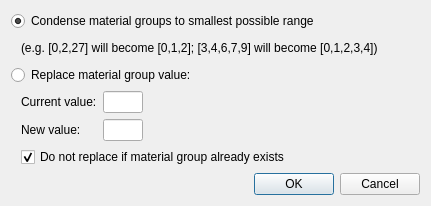
<?xml version="1.0" encoding="UTF-8"?>
<ui version="4.0">
 <class>MeshValueEdit</class>
 <widget class="QDialog" name="MeshValueEdit">
  <property name="geometry">
   <rect>
    <x>0</x>
    <y>0</y>
    <width>431</width>
    <height>206</height>
   </rect>
  </property>
  <property name="windowTitle">
   <string>Dialog</string>
  </property>
  <layout class="QVBoxLayout" name="verticalLayout">
   <item>
    <widget class="QRadioButton" name="condenseButton">
     <property name="text">
      <string>Condense material groups to smallest possible range</string>
     </property>
     <property name="checked">
      <bool>true</bool>
     </property>
    </widget>
   </item>
   <item>
    <layout class="QGridLayout" name="gridLayout_2">
     <item row="0" column="1">
      <widget class="QLabel" name="label_example">
       <property name="text">
        <string>(e.g. [0,2,27] will become [0,1,2]; [3,4,6,7,9] will become [0,1,2,3,4])</string>
       </property>
      </widget>
     </item>
     <item row="0" column="0">
      <spacer name="horizontalSpacer_5">
       <property name="orientation">
        <enum>Qt::Horizontal</enum>
       </property>
       <property name="sizeType">
        <enum>QSizePolicy::Fixed</enum>
       </property>
       <property name="sizeHint" stdset="0">
        <size>
         <width>10</width>
         <height>20</height>
        </size>
       </property>
      </spacer>
     </item>
     <item row="0" column="2">
      <spacer name="horizontalSpacer_6">
       <property name="orientation">
        <enum>Qt::Horizontal</enum>
       </property>
       <property name="sizeHint" stdset="0">
        <size>
         <width>40</width>
         <height>20</height>
        </size>
       </property>
      </spacer>
     </item>
    </layout>
   </item>
   <item>
    <widget class="QRadioButton" name="replaceButton">
     <property name="text">
      <string>Replace material group value:</string>
     </property>
    </widget>
   </item>
   <item>
    <layout class="QGridLayout" name="gridLayout">
     <item row="1" column="2">
      <widget class="QLineEdit" name="edit_new_value">
       <property name="sizePolicy">
        <sizepolicy hsizetype="Fixed" vsizetype="Fixed">
         <horstretch>0</horstretch>
         <verstretch>0</verstretch>
        </sizepolicy>
       </property>
       <property name="minimumSize">
        <size>
         <width>0</width>
         <height>0</height>
        </size>
       </property>
       <property name="maximumSize">
        <size>
         <width>40</width>
         <height>16777215</height>
        </size>
       </property>
       <property name="baseSize">
        <size>
         <width>0</width>
         <height>0</height>
        </size>
       </property>
       <property name="maxLength">
        <number>5</number>
       </property>
      </widget>
     </item>
     <item row="0" column="3">
      <spacer name="horizontalSpacer">
       <property name="orientation">
        <enum>Qt::Horizontal</enum>
       </property>
       <property name="sizeHint" stdset="0">
        <size>
         <width>40</width>
         <height>20</height>
        </size>
       </property>
      </spacer>
     </item>
     <item row="0" column="0">
      <spacer name="horizontalSpacer_3">
       <property name="orientation">
        <enum>Qt::Horizontal</enum>
       </property>
       <property name="sizeType">
        <enum>QSizePolicy::Fixed</enum>
       </property>
       <property name="sizeHint" stdset="0">
        <size>
         <width>10</width>
         <height>20</height>
        </size>
       </property>
      </spacer>
     </item>
     <item row="1" column="0">
      <spacer name="horizontalSpacer_4">
       <property name="orientation">
        <enum>Qt::Horizontal</enum>
       </property>
       <property name="sizeType">
        <enum>QSizePolicy::Fixed</enum>
       </property>
       <property name="sizeHint" stdset="0">
        <size>
         <width>10</width>
         <height>20</height>
        </size>
       </property>
      </spacer>
     </item>
     <item row="1" column="3">
      <spacer name="horizontalSpacer_2">
       <property name="orientation">
        <enum>Qt::Horizontal</enum>
       </property>
       <property name="sizeHint" stdset="0">
        <size>
         <width>40</width>
         <height>20</height>
        </size>
       </property>
      </spacer>
     </item>
     <item row="1" column="1">
      <widget class="QLabel" name="label_new_value">
       <property name="text">
        <string>New value:</string>
       </property>
      </widget>
     </item>
     <item row="0" column="2">
      <widget class="QLineEdit" name="edit_old_value">
       <property name="sizePolicy">
        <sizepolicy hsizetype="Fixed" vsizetype="Fixed">
         <horstretch>0</horstretch>
         <verstretch>0</verstretch>
        </sizepolicy>
       </property>
       <property name="minimumSize">
        <size>
         <width>0</width>
         <height>0</height>
        </size>
       </property>
       <property name="maximumSize">
        <size>
         <width>40</width>
         <height>16777215</height>
        </size>
       </property>
       <property name="maxLength">
        <number>5</number>
       </property>
      </widget>
     </item>
     <item row="0" column="1">
      <widget class="QLabel" name="label_old_value">
       <property name="maximumSize">
        <size>
         <width>16777215</width>
         <height>16777215</height>
        </size>
       </property>
       <property name="text">
        <string>Current value:</string>
       </property>
      </widget>
     </item>
     <item row="2" column="1" colspan="3">
      <widget class="QCheckBox" name="replaceCheckBox">
       <property name="text">
        <string>Do not replace if material group already exists</string>
       </property>
       <property name="checked">
        <bool>true</bool>
       </property>
      </widget>
     </item>
    </layout>
   </item>
   <item>
    <widget class="QDialogButtonBox" name="buttonBox">
     <property name="orientation">
      <enum>Qt::Horizontal</enum>
     </property>
     <property name="standardButtons">
      <set>QDialogButtonBox::Cancel|QDialogButtonBox::Ok</set>
     </property>
    </widget>
   </item>
  </layout>
 </widget>
 <resources/>
 <connections>
  <connection>
   <sender>buttonBox</sender>
   <signal>accepted()</signal>
   <receiver>MeshValueEdit</receiver>
   <slot>accept()</slot>
   <hints>
    <hint type="sourcelabel">
     <x>248</x>
     <y>254</y>
    </hint>
    <hint type="destinationlabel">
     <x>157</x>
     <y>274</y>
    </hint>
   </hints>
  </connection>
  <connection>
   <sender>buttonBox</sender>
   <signal>rejected()</signal>
   <receiver>MeshValueEdit</receiver>
   <slot>reject()</slot>
   <hints>
    <hint type="sourcelabel">
     <x>316</x>
     <y>260</y>
    </hint>
    <hint type="destinationlabel">
     <x>286</x>
     <y>274</y>
    </hint>
   </hints>
  </connection>
 </connections>
</ui>
